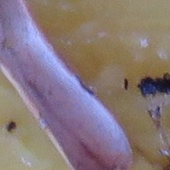
#> input picture Project_DSM/not_olive_fly/IMG_0597 102 referencia.JPG, 170 x 170 px; its folder holds only this picture in this run
$ python test_olivefly_classifier-1.py Project_DSM/not_olive_fly
#> lines starting #> are read from the running program, lines starting #| are printed output that depends on the picture; after the words box and inside, x2 and y2 are one past the last pixel; in counts of white or black regions, pixels touching at a corner belong together
#> in main, img is the input picture: shape (170, 170, 3); mean B, G, R 121.9, 120.3, 135.9
import glob
import sys
import argparse
import pathlib
import cv2
import numpy as np

parser = argparse.ArgumentParser(
    prog="OliveFly detection test script",
    description="""
        This scripts tests the olive fly detection algorithm
        against a set of images.""")

parser.add_argument('directory', help='location of the dataset',
                    type=pathlib.Path)
parser.add_argument('--verbose', '-v', action="store_true")


# Trained MLP weights from olive_fly_combined.ipynb
X_MEAN = np.array([3877.458723404255, 1.1174638977603828, 149.3449262126882])
X_STD  = np.array([4801.635565207151, 0.5524351102376486, 51.88207312731143])

W1 = np.array([
    [-1.4787926909184586,  0.9596893415034591,  1.093172432294036,  -1.7454627691021827],
    [-0.26691265456305974, -1.811491088397156,  0.4203204015223413,  0.38288509439103313],
    [-0.6746690403539322,  0.17595712582269765, -1.535109766765984,  1.3510070511987022]
])
B1 = np.array([0.6876098416420647, -0.8068542754680046, 0.7945428630582831, -1.1543043806619804])
W2 = np.array([[-0.814867770461975], [-0.9349578475965044], [-0.8518958607413155], [-1.6780657705355944]])
B2 = np.array([0.24297322103842567])


def extract_foreground_mask(img, kernel_size=9):
#> called with kernel_size = 9
    img_gray = cv2.cvtColor(img, cv2.COLOR_BGR2GRAY).astype(np.uint8)
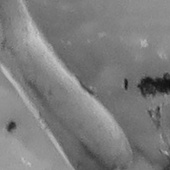
#> img_gray: shape (170, 170); min 15, max 205, mean 125.1
    _, img_bw = cv2.threshold(img_gray, -1, 255, cv2.THRESH_BINARY_INV + cv2.THRESH_OTSU)
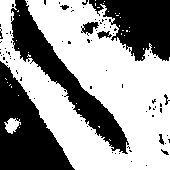
#> img_bw: shape (170, 170); 59% white; 88 black regions (79 under 20 px), largest, box (x1, y1, x2, y2) and area: (0, 61, 75, 170) 4216, (11, 0, 129, 154) 3929, (89, 0, 170, 61) 3165
    kernel = np.ones((kernel_size, kernel_size), np.uint8)
    img_bw_cleaned = cv2.morphologyEx(img_bw, cv2.MORPH_CLOSE, kernel)
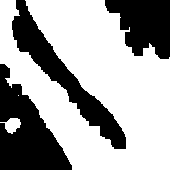
#> img_bw_cleaned: shape (170, 170); 64.3% white; 3 black regions, box (x1, y1, x2, y2) and area: (0, 64, 72, 170) 4061, (12, 0, 126, 149) 3581, (105, 0, 170, 59) 2677

    # Use OpenCV connected components instead of skimage (lighter on Raspberry Pi)
    num_labels, labels, stats, _ = cv2.connectedComponentsWithStats(img_bw_cleaned, connectivity=8)
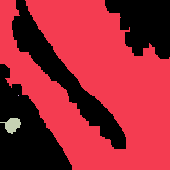
#> labels: shape (170, 170) int32; 4 distinct labels, from 0 to 3; one colour per label, 0 black
#> num_labels = 4; stats = [[0, 0, 170, 170, 10319], [0, 0, 170, 170, 18391], [18, 95, 1, 1, 1], [0, 118, 21, 16, 189]]
    if num_labels <= 1:
        return np.zeros_like(img_gray)
    # Label 0 is background; find the largest non-background component
    largest_label = 1 + np.argmax(stats[1:, cv2.CC_STAT_AREA])
#> largest_label = 1
    return (labels == largest_label).astype(np.uint8)
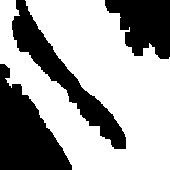
#> returned value: shape (170, 170); values 0 (black) and 1 (white), 63.6% white; 3 black regions


def compute_features(image):
    mask = extract_foreground_mask(image)
    area = float(np.sum(mask))
#> area = 18391

    contours, _ = cv2.findContours(mask, cv2.RETR_EXTERNAL, cv2.CHAIN_APPROX_SIMPLE)
#> contours = 1 contour; box (x1, y1, x2, y2) and area: (0, 0, 170, 170) 17870
    if contours:
        c = max(contours, key=cv2.contourArea)
#> c = contour of 329 points, box (x1, y1, x2, y2) (0, 0, 170, 170), area 17870
        x, y, w, h = cv2.boundingRect(c)
#> x = 0; y = 0; w = 170; h = 170
        aspect_ratio = float(w) / float(h) if h > 0 else 1.0
#> aspect_ratio = 1
    else:
        aspect_ratio = 1.0

    hsv = cv2.cvtColor(image, cv2.COLOR_BGR2HSV)
#> hsv: shape (170, 170, 3); mean H, S, V 68.7, 71.1, 146
    mean_saturation = float(cv2.mean(hsv[:, :, 1], mask=mask)[0])
#> mean_saturation = 78.02

    return np.array([area, aspect_ratio, mean_saturation])


def detect_olive_fly(image) -> bool:
    try:
        scaled = (compute_features(image) - X_MEAN) / X_STD
#> scaled = [3.02, -0.213, -1.37]
        a2 = np.maximum(0, np.dot(scaled, W1) + B1)  # ReLU hidden layer
#> a2 = [0, 2.24, 6.12, 0]
        z2 = np.dot(a2, W2) + B2
#> z2 = [-7.06]
        probability = 1 / (1 + np.exp(-np.clip(z2[0], -500, 500)))
#> probability = 0.000856
        return bool(probability >= 0.29)
    except Exception:
        return False


def main():
    args = parser.parse_args()

    TP = TN = FP = FN = 0

    pattern = str(args.directory) + "/**/*.JPG"
    for filename in glob.glob(pattern, recursive=True):
        img = cv2.imread(filename)
        if img is None:
            continue

        if "not_olive_fly" in filename:
            olive_fly = False
        elif "olive_fly" in filename:
            olive_fly = True
        else:
            print(f"{filename} not labeled.")
            continue

        detection_result = detect_olive_fly(img)
#> detection_result = False

        if olive_fly and detection_result:
            TP += 1
        elif olive_fly and not detection_result:
            FN += 1
        elif not olive_fly and detection_result:
            FP += 1
        else:
            TN += 1

        if args.verbose:
            label = "contains an olive fly." if detection_result else "does not contain an olive fly."
            print(f"{filename} {label}")

    print(f"Summary: True positives {TP}, False positives {FP}")
    print(f"Summary: False negatives {FN}, True negatives {TN}")

    total = TP + TN + FP + FN
    if total > 0:
        print(f"Accuracy: {(TP + TN) / total:.4f}")
    if (TP + FP) > 0 and (TP + FN) > 0:
        print(f"Precision: {TP / (TP + FP):.4f}, Recall: {TP / (TP + FN):.4f}")

    return 0

if __name__ == '__main__':
    sys.exit(main())
#> (the program exits here)

$ run again, on Project_DSM/not_olive_fly/IMG_0597 279 referencia.JPG
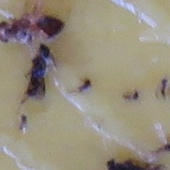
#> input picture Project_DSM/not_olive_fly/IMG_0597 279 referencia.JPG, 170 x 170 px
#> in main, img is the input picture: shape (170, 170, 3); mean B, G, R 124.9, 141.6, 149.6
#> img_bw: shape (170, 170); 12.2% white; 17 white regions (10 under 20 px), largest, box (x1, y1, x2, y2) and area: (0, 3, 65, 104) 2564, (105, 156, 165, 170) 567, (155, 143, 170, 154) 90
#> img_bw_cleaned: shape (170, 170); 14.6% white; 6 white regions, box (x1, y1, x2, y2) and area: (0, 0, 65, 104) 3128, (105, 137, 170, 170) 755, (161, 79, 170, 98) 109, (78, 78, 91, 92) 90, (124, 91, 139, 100) 86, (20, 114, 27, 129) 55
#> in extract_foreground_mask, `num_labels, labels, stats, _ = cv2.connectedComponentsWithStats(img_bw..`:
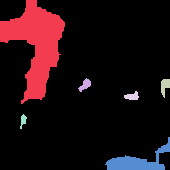
#> labels: shape (170, 170) int32; 7 distinct labels, from 0 to 6; one colour per label, 0 black
#> num_labels = 7; stats = [[0, 0, 170, 170, 24677], [0, 0, 65, 104, 3128], [78, 78, 13, 14, 90], [161, 79, 9, 19, 109], [124, 91, 15, 9, 86], [20, 114, 7, 15, 55], [105, 137, 65, 33, 755]]
#> largest_label = 1
#> in extract_foreground_mask, `return (labels == largest_label).astype(np.uint8)`:
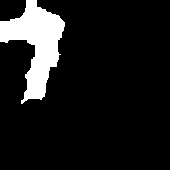
#> returned value: shape (170, 170); values 0 (black) and 1 (white), 10.8% white; 1 white region
#> area = 3128
#> contours = 1 contour; box (x1, y1, x2, y2) and area: (0, 0, 65, 104) 2971
#> c = contour of 109 points, box (x1, y1, x2, y2) (0, 0, 65, 104), area 2971
#> x = 0; w = 65; h = 104
#> aspect_ratio = 0.625
#> hsv: shape (170, 170, 3); mean H, S, V 41.1, 49.9, 150.9
#> mean_saturation = 73.92
#> scaled = [-0.156, -0.891, -1.45]
#> a2 = [2.14, 0.402, 2.48, 0]
#> z2 = [-3.99]
#> probability = 0.0182
#> detection_result = False

$ run again, on Project_DSM/not_olive_fly/IMG_0597 306 referencia.JPG
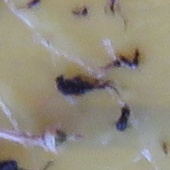
#> input picture Project_DSM/not_olive_fly/IMG_0597 306 referencia.JPG, 170 x 170 px
#> in main, img is the input picture: shape (170, 170, 3); mean B, G, R 126.4, 140.4, 146.2
#> img_bw: shape (170, 170); 7% white; 28 white regions (19 under 20 px), largest, box (x1, y1, x2, y2) and area: (55, 73, 118, 97) 896, (105, 49, 141, 69) 307, (114, 104, 131, 132) 262
#> img_bw_cleaned: shape (170, 170); 8% white; 12 white regions (3 under 20 px), largest, box (x1, y1, x2, y2) and area: (55, 73, 118, 98) 935, (105, 49, 141, 69) 357, (32, 120, 67, 143) 284
#> in extract_foreground_mask, `num_labels, labels, stats, _ = cv2.connectedComponentsWithStats(img_bw..`:
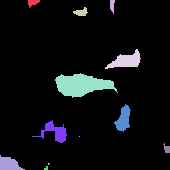
#> labels: shape (170, 170) int32; 13 distinct labels, from 0 to 12; one colour per label, 0 black
#> num_labels = 13; stats = 13 rows, first 6: [0, 0, 170, 170, 26580], [28, 0, 12, 8, 58], [110, 0, 5, 14, 49], [73, 7, 15, 9, 80], [105, 49, 36, 20, 357], [55, 73, 63, 25, 935]
#> largest_label = 5
#> in extract_foreground_mask, `return (labels == largest_label).astype(np.uint8)`:
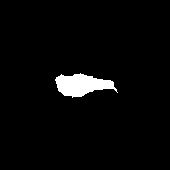
#> returned value: shape (170, 170); values 0 (black) and 1 (white), 3.2% white; 1 white region
#> area = 935
#> contours = 1 contour; box (x1, y1, x2, y2) and area: (55, 73, 118, 98) 864
#> c = contour of 61 points, box (x1, y1, x2, y2) (55, 73, 118, 98), area 864
#> x = 55; y = 73; w = 63; h = 25
#> aspect_ratio = 2.52
#> hsv: shape (170, 170, 3); mean H, S, V 41.4, 42.7, 148.1
#> mean_saturation = 72.9
#> scaled = [-0.613, 2.54, -1.47]
#> a2 = [1.91, 0, 3.45, 0]
#> z2 = [-4.26]
#> probability = 0.014
#> detection_result = False
